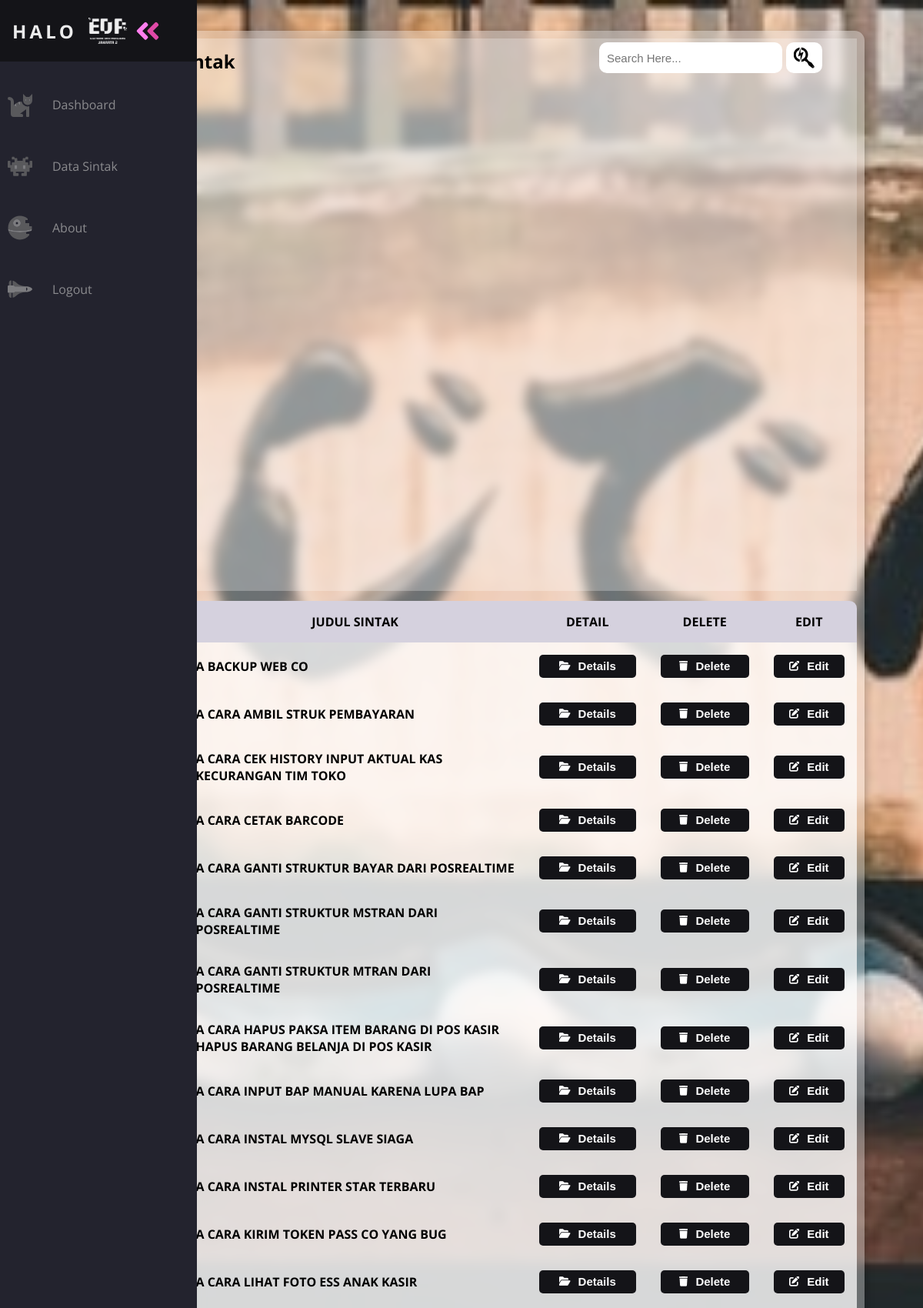
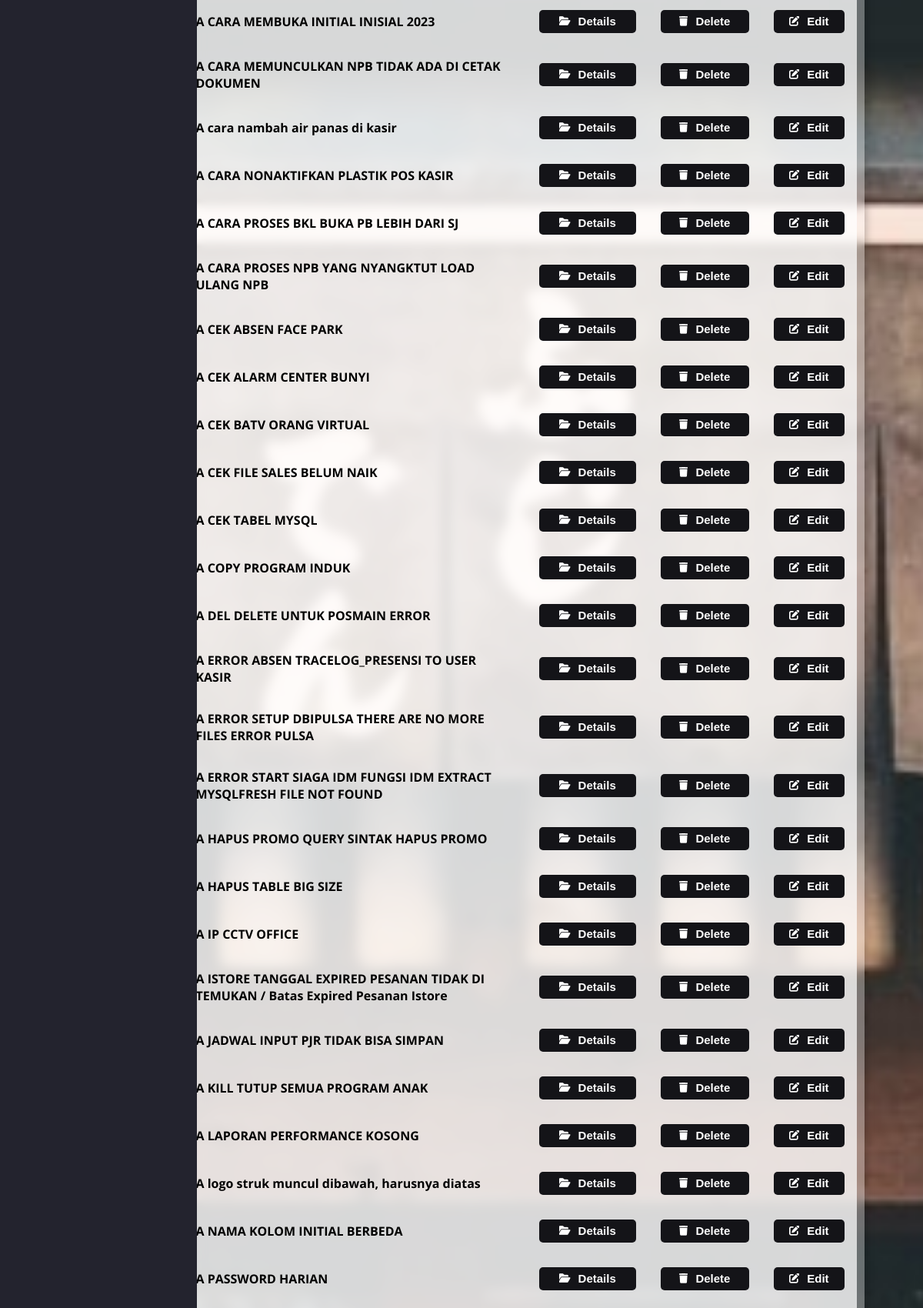
/datasintak.php (signed in, upper part), run on the app's committed database (2 pictures, top to bottom).
### tables this page shows
CREATE TABLE `datasintak` (
  `id` int(255) NOT NULL AUTO_INCREMENT,
  `judul_sintak` varchar(500) NOT NULL,
  `order_date` date NOT NULL,
  `detail_sintak` text NOT NULL,
  PRIMARY KEY (`id`),
  KEY `id` (`id`)
);

### datasintak.php (the view, shortened to what this page needs)
<head>
    <link rel="stylesheet" href="fontawesome/css/all.css" />
    <link rel="stylesheet" href="style.css" />
  </head>
  <body>
     <nav class="navbar">
      <ul class="navbar-nav">
        <li class="logo">
          <a href="#" class="nav-link">
            <img src="icon/EDP logo.png" alt="logoedp">
            <span class="link-text logo-text">Halo</span>
          </a>
        </li>
        <li class="nav-item">
          <a href="index.php" class="nav-link">
            <span class="link-text">Dashboard</span>
          </a>
        </li>
        <li class="nav-item">
          <a href="datasintak.php" class="nav-link">
            <span class="link-text">Data Sintak</span>
          </a>
        </li>
        <li class="nav-item">
          <a href="#" class="nav-link">
            <span class="link-text">About</span>
          </a>
        </li>
        <li class="nav-item">
          <a href="logout.php" class="nav-link">
            <span class="link-text">Logout</span>
          </a>
        </li>
      </ul>
    </nav>
    <main class="table">
      <section class="table_header">
        <h1>Data Sintak</h1>
        <form action="" method="get" class="search-wrapper">
          <input type="text" name="cari" class="form-control" placeholder="Search Here..." id="search-input">
          <button type="submit" name="tombol-cari" id="tombol-cari"> <i class="fa-brands fa-searchengin icon-search"></i></button>
        </form>
      </section>
      <section class="table_body">
        <table>
          <thead>
            <tr>
              <th> ID </th>
              <th> JUDUL SINTAK </th>
              <th> DETAIL </th>
              <th> DELETE </th>
              <th> EDIT </th>
            </tr>
          </thead>
          <?php
          include "koneksi.php";
          $no=0;
          $query    =mysqli_query($koneksi, "SELECT * FROM datasintak ORDER BY judul_sintak ASC");
          while($result    =mysqli_fetch_array($query)){
          $no++
          ?>
          <tbody>
              <tr>
                <td> <?php echo $no?> </td>
                <td> <?php echo $result['judul_sintak']?> </td>
                <td><button class='btn-table'><i class="fa-solid fa-folder-open"></i><a href='detail.php?id=<?=$result['id']?>'>Details</a></button></td>
                <td><button class='btn-table' name='delete'><i class="fa-solid fa-trash"></i><a href='hapus.php?id=<?=$result['id']?>'>Delete</a></button></td>
                <td><button class='btn-table'><i class="fa-solid fa-pen-to-square"></i><a href='edit.php?id=<?=$result['id']?>'>Edit</a></button></td>
              </tr>
            </tbody>
        <?php
        }
        ?>
        </table>
      </section>
    </main>
  </body>

### style.css (style rules this page uses)
* { margin: 0; padding: 0; box-sizing: border-box; overflow: hidden; }
body { margin: 0; padding: 0; display: flex; flex-direction: column; justify-content: center; align-items: cemter; background: url('Icon/clay-banks-hwLAI5lRhdM-unsplash.jpg') center / cover; overflow: hidden; }
.navbar { position: fixed; background-color: var(--bg-primary); transition: width 600ms ease; z-index: 9999; }
.navbar-nav { list-style: none; padding: 0; margin: 0; display: flex; flex-direction: column; align-items: center; height: 100%; }
.nav-item { width: 100%; }
.nav-link { display: flex; align-items: center; height: 5rem; color: var(--text-primary); text-decoration: none; filter: grayscale(100%) opacity(0.7); transition: var(--transition-speed); }
.link-text { display: none; margin-left: 1rem; }
.nav-link svg { width: 2rem; min-width: 2rem; margin: 0 10px; }
.logo { font-weight: bold; text-transform: uppercase; margin-bottom: 1rem; text-align: center; color: var(--text-secondary); background: var(--bg-secondary); font-size: 1.5rem; letter-spacing: 0.3ch; width: 100%; }
.logo svg { transform: rotate(0deg); transition: var(--transition-speed); }
.logo img { display: inline; position: absolute; width: 50px; display: none; }
.logo-text { display: inline; position: absolute; left: -500px; transition: var(--transition-speed); }
main { margin-left: 5rem; height: 100vh; width: 100%; box-sizing: border-box; overflow: hidden; background-color: #010718; }
td { max-width: 300px; height: 15px; align-items: center; }
table, th, td { font-weight: bold; border-collapse: collapse; padding: 1rem; }
.table { width: 100%; }
thead th { position: sticky; top: 0; left: 0; background-color: #d5d1defe; }
main.table { position: absolute; padding: 10px; right: 40px; left: 60px; top: 40px; width: 82vw; max-height: 80vh; background-color: #fff5; backdrop-filter: blur(7px); box-shadow: 0 .4rem .8rem #0005; border-radius: .8rem; overflow: hidden; }
.table_header { width: 100%; height: 10%; background-color: #fff4; padding: .8rem 1rem; }
.table_body { display: flex; flex-direction: column; justify-content: space-between; align-items: ceneter; width: 100%; max-height: calc(89% - 1.6rem); background-color: #fffb; margin: .8rem auto; border-radius: .6rem; overflow: auto; }
.btn-table { display: flex; align-items: center; justify-content: center; width: 100%; height: 30px; border-radius: 5px; color: white; background-color: var(--bg-secondary); border: none; cursor: pointer; }
.btn-table a { text-decoration: none; font-size: 15px; font-weight: bold; color: white; margin-left: 10px; cursor: pointer; }
.search-wrapper { position: absolute; right: 50px; top: 10px; width: 300px; height: 50px; display: flex; align-items: center; padding: 5px; }
.search-wrapper input { width: 250px; height: 40px; font-size:15px; padding: 10px; border:none; border-radius: 10px; }
.search-wrapper button { width: 50px; height: 40px; border-radius: 10px; border:none; margin-left: 5px; background-color: #fff; }
.search-wrapper button i { font-size: 30px; cursor: pointer; }
@media only screen and (min-width: 600px) { .navbar { top: 0; width: 5rem; height: 100vh; } }
.dark { --text-primary: #b6b6b6; --text-secondary: #ececec; --bg-primary: #23232e; --bg-secondary: #141418; }

### data on the page
datasintak: judul_sintak "A BACKUP WEB CO"
datasintak: judul_sintak "A CARA AMBIL STRUK PEMBAYARAN"
datasintak: judul_sintak "A CARA CEK HISTORY INPUT AKTUAL KAS KECURANGAN TIM TOKO"
datasintak: judul_sintak "A CARA CETAK BARCODE"
datasintak: judul_sintak "A CARA GANTI STRUKTUR BAYAR DARI POSREALTIME"
datasintak: judul_sintak "A CARA GANTI STRUKTUR MSTRAN DARI POSREALTIME"
datasintak: judul_sintak "A CARA GANTI STRUKTUR MTRAN DARI POSREALTIME"
datasintak: judul_sintak "A CARA HAPUS PAKSA ITEM BARANG DI POS KASIR HAPUS BARANG BELANJA DI POS KASIR"
datasintak: judul_sintak "A CARA INPUT BAP MANUAL KARENA LUPA BAP"
datasintak: judul_sintak "A CARA INSTAL MYSQL SLAVE SIAGA"
datasintak: judul_sintak "A CARA INSTAL PRINTER STAR TERBARU"
datasintak: judul_sintak "A CARA KIRIM TOKEN PASS CO YANG BUG"
datasintak: judul_sintak "A CARA LIHAT FOTO ESS ANAK KASIR"
datasintak: judul_sintak "A CARA MEMBUKA INITIAL INISIAL 2023"
datasintak: judul_sintak "A CARA MEMUNCULKAN NPB TIDAK ADA DI CETAK DOKUMEN"
datasintak: judul_sintak "A cara nambah air panas di kasir"
datasintak: judul_sintak "A CARA NONAKTIFKAN PLASTIK POS KASIR"
datasintak: judul_sintak "A CARA PROSES BKL BUKA PB LEBIH DARI SJ"
datasintak: judul_sintak "A CARA PROSES NPB YANG NYANGKTUT LOAD ULANG NPB"
datasintak: judul_sintak "A CEK ABSEN FACE PARK"
datasintak: judul_sintak "A CEK ALARM CENTER BUNYI"
datasintak: judul_sintak "A CEK BATV ORANG VIRTUAL"
datasintak: judul_sintak "A CEK FILE SALES BELUM NAIK"
datasintak: judul_sintak "A CEK TABEL MYSQL"
datasintak: judul_sintak "A COPY PROGRAM INDUK"
datasintak: judul_sintak "A DEL DELETE UNTUK POSMAIN ERROR"
datasintak: judul_sintak "A ERROR ABSEN TRACELOG_PRESENSI TO USER KASIR"
datasintak: judul_sintak "A ERROR SETUP DBIPULSA THERE ARE NO MORE FILES ERROR PULSA"
datasintak: judul_sintak "A ERROR START SIAGA IDM FUNGSI IDM EXTRACT MYSQLFRESH FILE NOT FOUND"
datasintak: judul_sintak "A HAPUS PROMO QUERY SINTAK HAPUS PROMO"
datasintak: judul_sintak "A HAPUS TABLE BIG SIZE"
datasintak: judul_sintak "A IP CCTV OFFICE"
datasintak: judul_sintak "A ISTORE TANGGAL EXPIRED PESANAN TIDAK DI TEMUKAN / Batas Expired Pesanan Istore"
datasintak: judul_sintak "A JADWAL INPUT PJR TIDAK BISA SIMPAN"
datasintak: judul_sintak "A KILL TUTUP SEMUA PROGRAM ANAK"
datasintak: judul_sintak "A LAPORAN PERFORMANCE KOSONG"
datasintak: judul_sintak "A logo struk muncul dibawah, harusnya diatas"
datasintak: judul_sintak "A NAMA KOLOM INITIAL BERBEDA"
datasintak: judul_sintak "A PASSWORD HARIAN"
